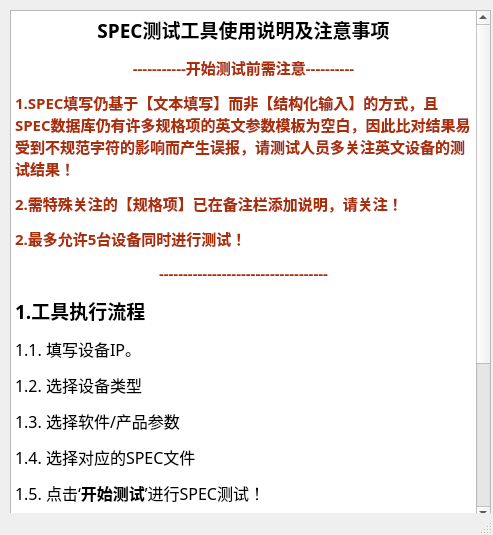
<?xml version="1.0" encoding="UTF-8"?>
<ui version="4.0">
 <class>HelpWindow</class>
 <widget class="QMainWindow" name="HelpWindow">
  <property name="geometry">
   <rect>
    <x>0</x>
    <y>0</y>
    <width>493</width>
    <height>535</height>
   </rect>
  </property>
  <property name="windowTitle">
   <string>使用说明</string>
  </property>
  <property name="windowIcon">
   <iconset>
    <normaloff>../../../../AutomationToolset/ezviz_quickStartTestTool/icon/tool.ico</normaloff>../../../../AutomationToolset/ezviz_quickStartTestTool/icon/tool.ico</iconset>
  </property>
  <property name="styleSheet">
   <string notr="true"/>
  </property>
  <widget class="QWidget" name="centralwidget">
   <widget class="QTextEdit" name="textEdit">
    <property name="enabled">
     <bool>true</bool>
    </property>
    <property name="geometry">
     <rect>
      <x>10</x>
      <y>10</y>
      <width>481</width>
      <height>511</height>
     </rect>
    </property>
    <property name="font">
     <font>
      <family>幼圆</family>
      <pointsize>11</pointsize>
      <weight>50</weight>
      <italic>false</italic>
      <bold>false</bold>
     </font>
    </property>
    <property name="styleSheet">
     <string notr="true">font: 11pt &quot;幼圆&quot;;</string>
    </property>
    <property name="readOnly">
     <bool>true</bool>
    </property>
    <property name="html">
     <string>&lt;!DOCTYPE HTML PUBLIC &quot;-//W3C//DTD HTML 4.0//EN&quot; &quot;http://www.w3.org/TR/REC-html40/strict.dtd&quot;&gt;
&lt;html&gt;&lt;head&gt;&lt;meta name=&quot;qrichtext&quot; content=&quot;1&quot; /&gt;&lt;style type=&quot;text/css&quot;&gt;
p, li { white-space: pre-wrap; }
&lt;/style&gt;&lt;/head&gt;&lt;body style=&quot; font-family:'幼圆'; font-size:11pt; font-weight:400; font-style:normal;&quot;&gt;
&lt;p align=&quot;center&quot; style=&quot; margin-top:12px; margin-bottom:12px; margin-left:0px; margin-right:0px; -qt-block-indent:0; text-indent:0px;&quot;&gt;&lt;span style=&quot; font-size:14pt; font-weight:600;&quot;&gt;SPEC测试工具使用说明及注意事项&lt;/span&gt;&lt;/p&gt;
&lt;p align=&quot;center&quot; style=&quot; margin-top:12px; margin-bottom:12px; margin-left:0px; margin-right:0px; -qt-block-indent:0; text-indent:0px;&quot;&gt;&lt;span style=&quot; font-weight:600; color:#aa2e08;&quot;&gt;-----------开始测试前需注意----------&lt;/span&gt;&lt;/p&gt;
&lt;p style=&quot; margin-top:12px; margin-bottom:12px; margin-left:0px; margin-right:0px; -qt-block-indent:0; text-indent:0px;&quot;&gt;&lt;span style=&quot; font-weight:600; color:#aa2e08;&quot;&gt;1.SPEC填写仍基于【文本填写】而非【结构化输入】的方式，且SPEC数据库仍有许多规格项的英文参数模板为空白，因此比对结果易受到不规范字符的影响而产生误报，请测试人员多关注英文设备的测试结果！&lt;/span&gt;&lt;/p&gt;
&lt;p style=&quot; margin-top:12px; margin-bottom:12px; margin-left:0px; margin-right:0px; -qt-block-indent:0; text-indent:0px;&quot;&gt;&lt;span style=&quot; font-weight:600; color:#aa2e08;&quot;&gt;2.需特殊关注的【规格项】已在备注栏添加说明，请关注！&lt;/span&gt;&lt;/p&gt;
&lt;p style=&quot; margin-top:12px; margin-bottom:12px; margin-left:0px; margin-right:0px; -qt-block-indent:0; text-indent:0px;&quot;&gt;&lt;span style=&quot; font-weight:600; color:#aa2e08;&quot;&gt;2.最多允许5台设备同时进行测试！&lt;/span&gt;&lt;/p&gt;
&lt;p align=&quot;center&quot; style=&quot; margin-top:12px; margin-bottom:12px; margin-left:0px; margin-right:0px; -qt-block-indent:0; text-indent:0px;&quot;&gt;&lt;span style=&quot; font-weight:600; color:#aa2e08;&quot;&gt;-----------------------------------&lt;/span&gt;&lt;/p&gt;
&lt;p style=&quot; margin-top:12px; margin-bottom:12px; margin-left:0px; margin-right:0px; -qt-block-indent:0; text-indent:0px;&quot;&gt;&lt;span style=&quot; font-size:14pt; font-weight:600;&quot;&gt;1.工具执行流程&lt;/span&gt;&lt;/p&gt;
&lt;p style=&quot; margin-top:12px; margin-bottom:12px; margin-left:0px; margin-right:0px; -qt-block-indent:0; text-indent:0px;&quot;&gt;&lt;span style=&quot; font-size:12pt;&quot;&gt;1.1. 填写设备IP。 &lt;/span&gt;&lt;/p&gt;
&lt;p style=&quot; margin-top:12px; margin-bottom:12px; margin-left:0px; margin-right:0px; -qt-block-indent:0; text-indent:0px;&quot;&gt;&lt;span style=&quot; font-size:12pt;&quot;&gt;1.2. 选择设备类型 &lt;/span&gt;&lt;/p&gt;
&lt;p style=&quot; margin-top:12px; margin-bottom:12px; margin-left:0px; margin-right:0px; -qt-block-indent:0; text-indent:0px;&quot;&gt;&lt;span style=&quot; font-size:12pt;&quot;&gt;1.3. 选择软件/产品参数&lt;/span&gt;&lt;/p&gt;
&lt;p style=&quot; margin-top:12px; margin-bottom:12px; margin-left:0px; margin-right:0px; -qt-block-indent:0; text-indent:0px;&quot;&gt;&lt;span style=&quot; font-size:12pt;&quot;&gt;1.4.&lt;/span&gt;&lt;span style=&quot; font-size:12pt; color:#ff0000;&quot;&gt; &lt;/span&gt;&lt;span style=&quot; font-size:12pt; color:#000000;&quot;&gt;选择对应的SPEC文件 &lt;/span&gt;&lt;/p&gt;
&lt;p style=&quot; margin-top:12px; margin-bottom:12px; margin-left:0px; margin-right:0px; -qt-block-indent:0; text-indent:0px;&quot;&gt;&lt;span style=&quot; font-size:12pt;&quot;&gt;1.5. 点击‘&lt;/span&gt;&lt;span style=&quot; font-size:12pt; font-weight:600;&quot;&gt;开始测试&lt;/span&gt;&lt;span style=&quot; font-size:12pt;&quot;&gt;’进行SPEC测试！&lt;/span&gt;&lt;/p&gt;
&lt;p style=&quot; margin-top:12px; margin-bottom:12px; margin-left:0px; margin-right:0px; -qt-block-indent:0; text-indent:0px;&quot;&gt;&lt;span style=&quot; font-size:12pt;&quot;&gt;1.6. 工具运行过程中出现异常，请联系&lt;/span&gt;&lt;span style=&quot; font-size:12pt; font-weight:600;&quot;&gt;林芳禾&lt;/span&gt;&lt;span style=&quot; font-size:12pt;&quot;&gt;！&lt;/span&gt;&lt;/p&gt;
&lt;p style=&quot;-qt-paragraph-type:empty; margin-top:12px; margin-bottom:12px; margin-left:0px; margin-right:0px; -qt-block-indent:0; text-indent:0px; font-size:12pt;&quot;&gt;&lt;br /&gt;&lt;/p&gt;
&lt;p style=&quot; margin-top:12px; margin-bottom:12px; margin-left:0px; margin-right:0px; -qt-block-indent:0; text-indent:0px;&quot;&gt;&lt;span style=&quot; font-size:14pt; font-weight:600; color:#000000;&quot;&gt;2. 工具下载路径&lt;/span&gt;&lt;/p&gt;
&lt;p style=&quot; margin-top:12px; margin-bottom:12px; margin-left:0px; margin-right:0px; -qt-block-indent:0; text-indent:0px;&quot;&gt;&lt;span style=&quot; color:#000000;&quot;&gt;   &lt;/span&gt;&lt;span style=&quot; font-weight:600; color:#000000;&quot;&gt; &lt;/span&gt;&lt;span style=&quot; font-size:18pt; font-weight:600; color:#000000; vertical-align:sub;&quot;&gt;\\pc1pubcpyfzx475\前端自动化\2023年工具集\1.Spec_test\V2.2&lt;/span&gt;&lt;/p&gt;
&lt;p style=&quot;-qt-paragraph-type:empty; margin-top:12px; margin-bottom:12px; margin-left:0px; margin-right:0px; -qt-block-indent:0; text-indent:0px; color:#000000;&quot;&gt;&lt;br /&gt;&lt;/p&gt;&lt;/body&gt;&lt;/html&gt;</string>
    </property>
   </widget>
  </widget>
  <widget class="QStatusBar" name="statusbar"/>
 </widget>
 <resources/>
 <connections/>
</ui>
